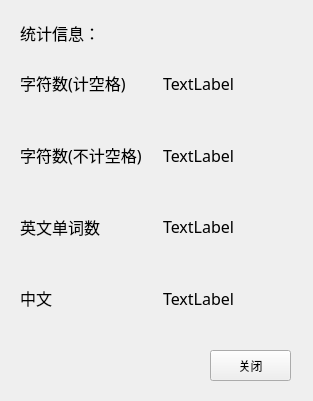
<?xml version="1.0" encoding="UTF-8"?>
<ui version="4.0">
 <class>Count</class>
 <widget class="QWidget" name="Count">
  <property name="geometry">
   <rect>
    <x>0</x>
    <y>0</y>
    <width>313</width>
    <height>401</height>
   </rect>
  </property>
  <property name="windowTitle">
   <string>Form</string>
  </property>
  <widget class="QPushButton" name="CloseButton">
   <property name="geometry">
    <rect>
     <x>210</x>
     <y>350</y>
     <width>81</width>
     <height>31</height>
    </rect>
   </property>
   <property name="text">
    <string>关闭</string>
   </property>
  </widget>
  <widget class="QWidget" name="horizontalLayoutWidget">
   <property name="geometry">
    <rect>
     <x>20</x>
     <y>50</y>
     <width>280</width>
     <height>281</height>
    </rect>
   </property>
   <layout class="QHBoxLayout" name="horizontalLayout">
    <item>
     <layout class="QVBoxLayout" name="verticalLayout_2">
      <item>
       <widget class="QLabel" name="label_2">
        <property name="font">
         <font>
          <family>Work Sans Medium</family>
          <pointsize>12</pointsize>
          <weight>50</weight>
          <bold>false</bold>
         </font>
        </property>
        <property name="text">
         <string>字符数(计空格)</string>
        </property>
       </widget>
      </item>
      <item>
       <widget class="QLabel" name="label">
        <property name="font">
         <font>
          <family>Work Sans Medium</family>
          <pointsize>12</pointsize>
          <weight>50</weight>
          <bold>false</bold>
         </font>
        </property>
        <property name="text">
         <string>字符数(不计空格)</string>
        </property>
       </widget>
      </item>
      <item>
       <widget class="QLabel" name="label_4">
        <property name="font">
         <font>
          <family>Work Sans Medium</family>
          <pointsize>12</pointsize>
          <weight>50</weight>
          <bold>false</bold>
         </font>
        </property>
        <property name="text">
         <string>英文单词数</string>
        </property>
       </widget>
      </item>
      <item>
       <widget class="QLabel" name="label_3">
        <property name="font">
         <font>
          <family>Work Sans Medium</family>
          <pointsize>12</pointsize>
          <weight>50</weight>
          <bold>false</bold>
         </font>
        </property>
        <property name="text">
         <string>中文</string>
        </property>
       </widget>
      </item>
     </layout>
    </item>
    <item>
     <layout class="QVBoxLayout" name="verticalLayout">
      <item>
       <widget class="QLabel" name="Character">
        <property name="font">
         <font>
          <family>Work Sans Medium</family>
          <pointsize>12</pointsize>
          <weight>50</weight>
          <bold>false</bold>
         </font>
        </property>
        <property name="layoutDirection">
         <enum>Qt::LeftToRight</enum>
        </property>
        <property name="text">
         <string>TextLabel</string>
        </property>
       </widget>
      </item>
      <item>
       <widget class="QLabel" name="CharacterWithNoBlank">
        <property name="font">
         <font>
          <family>Work Sans Medium</family>
          <pointsize>12</pointsize>
          <weight>50</weight>
          <bold>false</bold>
         </font>
        </property>
        <property name="layoutDirection">
         <enum>Qt::LeftToRight</enum>
        </property>
        <property name="text">
         <string>TextLabel</string>
        </property>
       </widget>
      </item>
      <item>
       <widget class="QLabel" name="word">
        <property name="font">
         <font>
          <family>Work Sans Medium</family>
          <pointsize>12</pointsize>
          <weight>50</weight>
          <bold>false</bold>
         </font>
        </property>
        <property name="layoutDirection">
         <enum>Qt::LeftToRight</enum>
        </property>
        <property name="text">
         <string>TextLabel</string>
        </property>
       </widget>
      </item>
      <item>
       <widget class="QLabel" name="Chinese">
        <property name="font">
         <font>
          <family>Work Sans Medium</family>
          <pointsize>12</pointsize>
          <weight>50</weight>
          <bold>false</bold>
         </font>
        </property>
        <property name="layoutDirection">
         <enum>Qt::LeftToRight</enum>
        </property>
        <property name="text">
         <string>TextLabel</string>
        </property>
       </widget>
      </item>
     </layout>
    </item>
   </layout>
  </widget>
  <widget class="QLabel" name="label_9">
   <property name="geometry">
    <rect>
     <x>20</x>
     <y>0</y>
     <width>134</width>
     <height>65</height>
    </rect>
   </property>
   <property name="font">
    <font>
     <family>Work Sans Medium</family>
     <pointsize>12</pointsize>
     <weight>50</weight>
     <bold>false</bold>
    </font>
   </property>
   <property name="text">
    <string>统计信息：</string>
   </property>
  </widget>
 </widget>
 <resources/>
 <connections>
  <connection>
   <sender>CloseButton</sender>
   <signal>clicked()</signal>
   <receiver>Count</receiver>
   <slot>close()</slot>
   <hints>
    <hint type="sourcelabel">
     <x>250</x>
     <y>365</y>
    </hint>
    <hint type="destinationlabel">
     <x>156</x>
     <y>200</y>
    </hint>
   </hints>
  </connection>
 </connections>
</ui>
